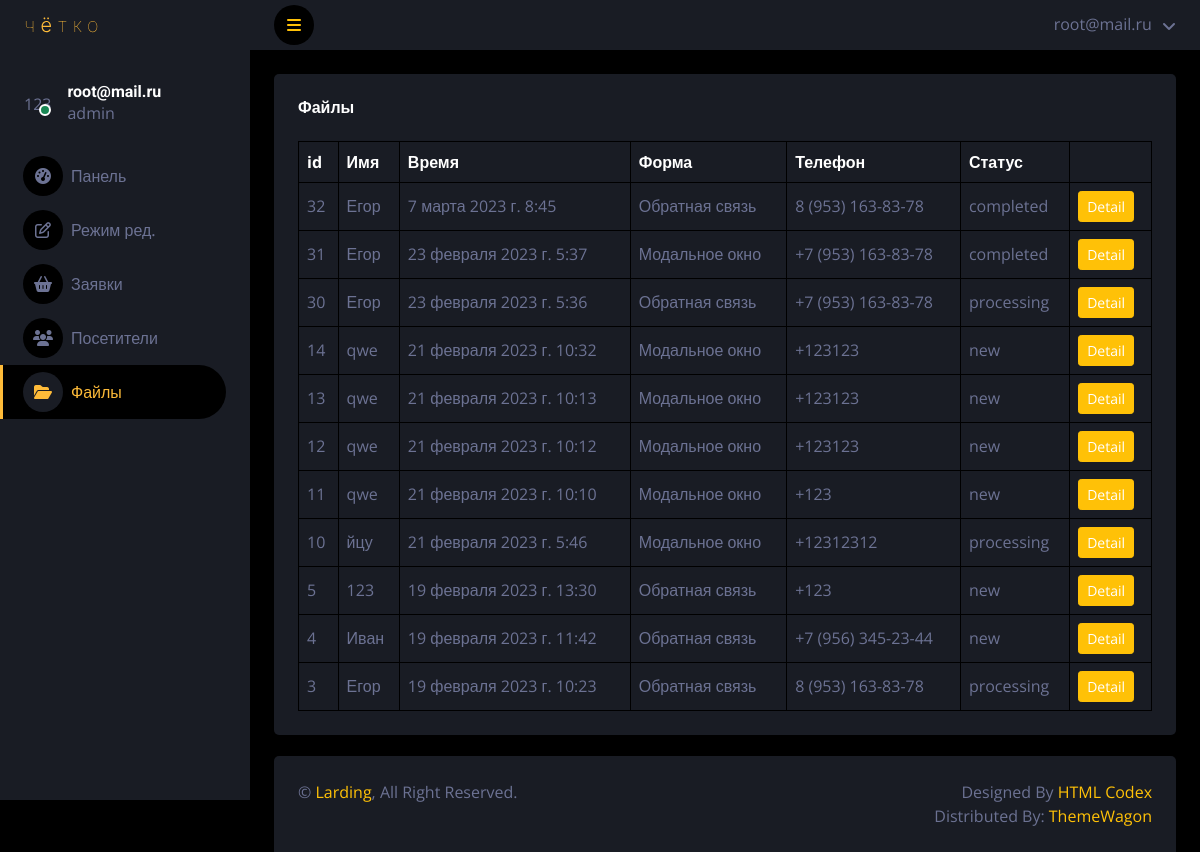
The app's page /files/ (signed in), older data.
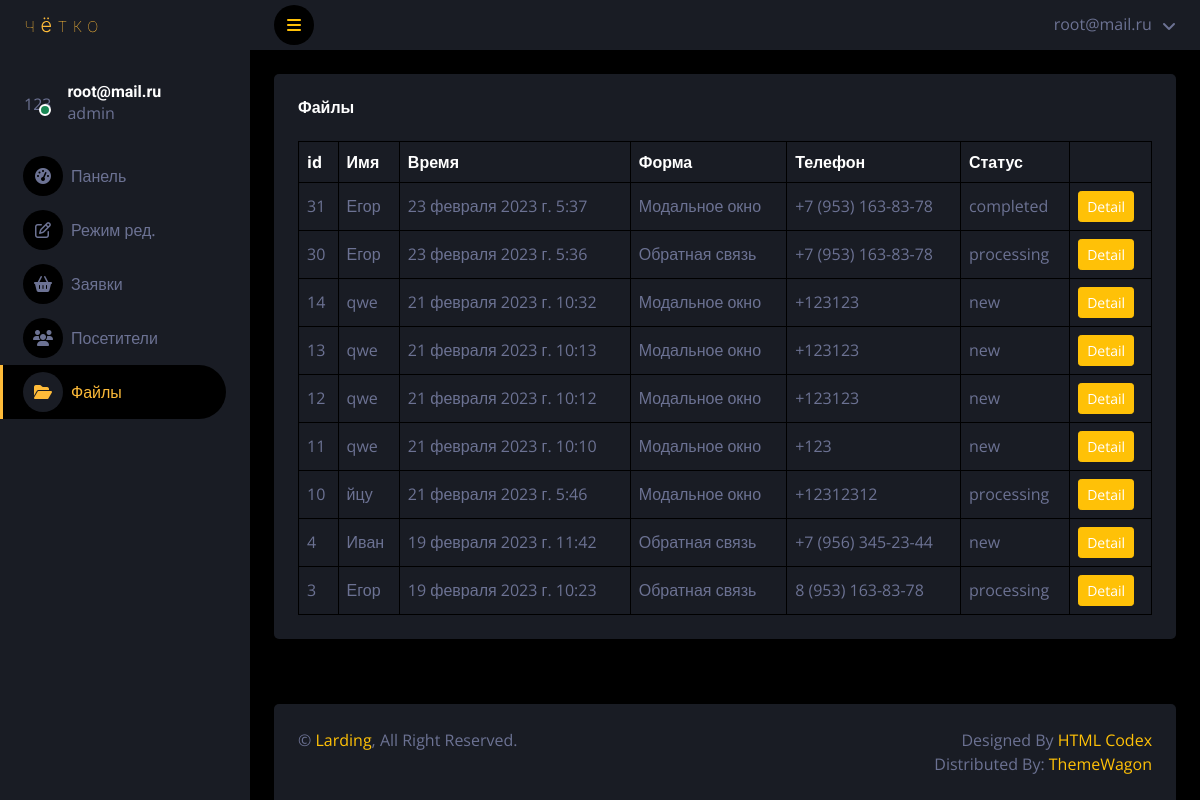
The same page, newer data.
### landing/models.py (models this page shows, shortened)
class bids(models.Model):
	STATUS_BID = [
        ('new', 'Новая'),
        ('processing', 'Обработка'),
        ('completed', 'Завершенна'),
    ]
	name = models.CharField(max_length=100, db_index=True,verbose_name="Имя",blank=True)
	last_name = models.CharField(max_length=100, db_index=True,verbose_name="Фамилия",blank=True)
	mail = models.CharField(max_length=100, db_index=True,verbose_name="Почта",blank=True)
	tel = models.CharField(max_length=100, db_index=True,verbose_name="Телефон",blank=True)
	message = models.TextField(db_index=True,verbose_name="Сообщение",null=True,blank=True)
	which = models.CharField(max_length=100, db_index=True,verbose_name="Форма отправки",blank=True)
	ip = models.CharField(max_length=100, db_index=True,verbose_name="IP",blank=True)
	country = models.CharField(max_length=100, db_index=True,verbose_name="Страна",blank=True)
	os = models.CharField(max_length=100, db_index=True,verbose_name="Операционная система",blank=True)
	browser = models.CharField(max_length=200, db_index=True,verbose_name="Браузер",blank=True)
	data = models.FileField(upload_to="files/%Y/%m/%d/",blank=True,verbose_name="Фаил")
	time_create = models.DateTimeField(auto_now_add=True,verbose_name="Время отправки",blank=True)
	time_update = models.DateTimeField(auto_now=True,verbose_name="Последнее обновление",blank=True)
	status = models.TextField(blank=True,verbose_name="Статус",choices=STATUS_BID)
	class Meta:
		verbose_name = 'Заявка'
		verbose_name_plural = 'Заявки'

### landing/views.py (the view)
# urls.py: path('files/',FilesPage.as_view(),name='files'),
class FilesPage(LoginRequiredMixin,DataMixin,ListView):
	model = landing
	template_name = 'accounts/darkpan/files.html'
	def get_context_data(self,*, object_list=None, **kwargs):
		context = super().get_context_data(**kwargs)
		print(self.request.user)
		context['user'] = self.request.user
		context['orders'] = bids.objects.order_by("-id")
		context['orders_count'] =bids.objects.count()
		c_def = self.get_user_context(title="Файлы",selected="landing:files")
		context = dict(list(context.items())+list(c_def.items()))
		return context

### landing/utils.py (called while the page is built)
	def get_user_context(self, **kwargs):
		context = kwargs
		context['menu_admin']=[{'title':'Панель','url_name':'landing:dashboard','icon':'fa-tachometer-alt'},
							   {'title':'Режим ред.','url_name':'landing:edit','icon':'fa-edit'},
							   {'title':'Заявки','url_name':'landing:order','icon':'fa-shopping-basket'},
							   {'title':'Посетители','url_name':'landing:users','icon':'fa-users'},
							   {'title':'Файлы','url_name':'landing:files','icon':'fa-folder-open'},
			]
		return context

### landing/templates/accounts/darkpan/files.html
{% extends "accounts/darkpan/base.html" %}
{% block content %}
            <div class="container-fluid pt-4 px-4">
                <div class="bg-secondary text-center rounded p-4">
                    <div class="d-flex align-items-center justify-content-between mb-4">
                        <h6 class="mb-0">Файлы</h6>
                    </div>
                    <div class="table-responsive">
                        <table class="table text-start align-middle table-bordered table-hover mb-0">
                            <thead>
                                <tr class="text-white">
                                    <th scope="col">id</th>
                                    <th scope="col">Имя</th>
                                    <th scope="col">Время</th>
                                    <th scope="col">Форма</th>
                                    <th scope="col">Телефон</th>
                                    <th scope="col">Статус</th>
                                    <th scope="col"></th>
                                </tr>
                            </thead>
                            <tbody>
                                {% for item in orders %}
                                    <tr>
                                        <td>{{ item.id }}</td>
                                        <td>{{ item.name }}</td>
                                        <td>{{ item.time_create }}</td>
                                        <td>{{ item.which }}</td>
                                        <td>{{ item.tel }}</td>
                                        <td>{{ item.status }}</td>
                                        <td><a class="btn btn-sm btn-primary" href="">Detail</a></td>
                                    </tr>
                                {% endfor %}
                            </tbody>
                        </table>
                    </div>
                </div>
            </div>
{% endblock %}

### landing/templates/accounts/darkpan/base.html (shortened to what this page needs)
{% load static %}
<!DOCTYPE html>
<html lang="en">
<head>
    <link href="{% static 'accounts/'%}lib/owlcarousel/assets/owl.carousel.min.css" rel="stylesheet">
    <link href="{% static 'accounts/'%}lib/tempusdominus/css/tempusdominus-bootstrap-4.min.css" rel="stylesheet" />
    <link href="{% static 'accounts/'%}css/bootstrap.min.css" rel="stylesheet">
    <link href="{% static 'accounts/'%}css/style.css" rel="stylesheet">
</head>
<body>
    <div class="container-fluid position-relative d-flex p-0">
        <div class="sidebar pe-4 pb-3">
            <nav class="navbar bg-secondary navbar-dark">
                <a href="{% url 'landing:home' %}" class="d-flex align-items-center navbar-brand mx-4 mb-3 w-100">
                    <img src="{% static 'accounts/'%}img/logo.svg">
                </a>
                <div class="d-flex align-items-center ms-4 mb-4 mt-4 w-100">
                    <div class="position-relative">
                        <div class="rounded-circle">123</div>
                        <div class="bg-success rounded-circle border border-2 border-white position-absolute end-0 bottom-0 p-1"></div>
                    </div>
                    <div class="ms-3">
                        <h6 class="mb-0">{{ user.email }}</h6>
                        {% if user.is_superuser %}
                            <span>admin</span>
                        {% else %}
                            <span>no admin</span>
                        {% endif %}
                    </div>
                </div>
                <div class="navbar-nav w-100">
                    {% for item in menu_admin %}
                        {% if item.url_name == selected %}
                            <a href="{% url item.url_name %}" class="nav-item nav-link active"><i class="fa {{ item.icon }} me-2"></i>{{ item.title }}</a>
                        {% else %}
                            <a href="{% url item.url_name %}" class="nav-item nav-link"><i class="fa {{ item.icon }} me-2"></i>{{ item.title }}</a>
                        {% endif %}
                    {% endfor %}
                </div>
            </nav>
        </div>
        <div class="content ">
            <nav class="navbar navbar-expand bg-secondary navbar-dark sticky-top px-4 py-0">
                <a href="#" class="sidebar-toggler flex-shrink-0">
                    <i class="fa fa-bars"></i>
                </a>
                <div class="navbar-nav align-items-center ms-auto">
                    <div class="nav-item dropdown">
                        <a href="#" class="nav-link dropdown-toggle" data-bs-toggle="dropdown">
                            <span class="d-none d-lg-inline-flex">{{ user.email }}</span>
                        </a>
                    </div>
                </div>
            </nav>
            {% block content %}
            {% endblock %}
            <div class="mt-auto position-sticky top-100" style="margin-top: 117px !important;">
                <div class="container-fluid pt-4 px-4 position-absolute bottom-0"  >
                    <div class="bg-secondary rounded-top p-4" >
                        <div class="row" >
                            <div class="col-12 col-sm-6 text-center text-sm-start">
                                &copy; <a href="#">Larding</a>, All Right Reserved.
                            </div>
                            <div class="col-12 col-sm-6 text-center text-sm-end">
                                Designed By <a href="https://htmlcodex.com">HTML Codex</a>
                                <br>Distributed By: <a href="https://themewagon.com" target="_blank">ThemeWagon</a>
                            </div>
                        </div>
                    </div>
                </div>
            </div>
        </div>
    </div>
</body>
</html>

Row changes from the older to the newer data that the page shows:
removed bids: id "32", name "Егор", time_create "7 марта 2023 г. 8:45", which "Обратная связь", tel "8 (953) 163-83-78", status "completed"
removed bids: id "5", name "123", time_create "19 февраля 2023 г. 13:30", which "Обратная связь", tel "+123", status "new"
